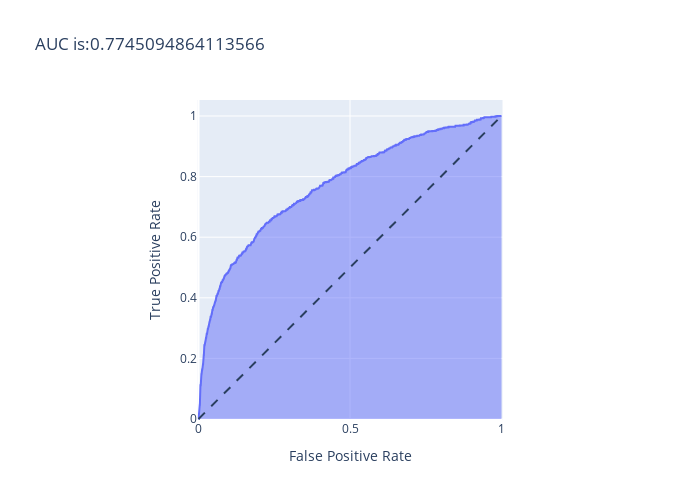

The notebook cell saved with this chart:
### Markdown cell above
ROC AUC CURVE - Plotly

### Code cell
import plotly.express as px

fig = px.area(
    x=fpr, y=tpr,
    title='AUC is:' + str(roc_auc_score(y_test, y_pred_proba)),
    labels=dict(x='False Positive Rate', y='True Positive Rate'),
    width=700, height=500
)
fig.add_shape(
    type='line', line=dict(dash='dash'),
    x0=0, x1=1, y0=0, y1=1
)

fig.update_yaxes(scaleanchor="x", scaleratio=1)
fig.update_xaxes(constrain='domain')
fig.show()

### Figure 1 — Plotly figure (JSON) as saved in the notebook; plotly's stock layout.template omitted (floating-point values rounded to 4 significant figures; data arrays with more than 128 entries replaced by an {"elided": "..."} marker saying what was removed)
{"data": [{"hovertemplate": "False Positive Rate=%{x}<br>True Positive Rate=%{y}<extra></extra>", "legendgroup": "", "line": {"color": "#636efa"}, "marker": {"symbol": "circle"}, "mode": "lines", "name": "", "orientation": "v", "showlegend": false, "stackgroup": "1", "type": "scatter", "x": {"elided": "1090 float values"}, "xaxis": "x", "y": {"elided": "1090 float values"}, "yaxis": "y"}], "layout": {"height": 500, "legend": {"tracegroupgap": 0}, "shapes": [{"line": {"dash": "dash"}, "type": "line", "x0": 0, "x1": 1, "y0": 0, "y1": 1}], "title": {"text": "AUC is:0.7745094864113566"}, "width": 700, "xaxis": {"anchor": "y", "constrain": "domain", "domain": [0, 1], "title": {"text": "False Positive Rate"}}, "yaxis": {"anchor": "x", "domain": [0, 1], "scaleanchor": "x", "scaleratio": 1, "title": {"text": "True Positive Rate"}}}}
